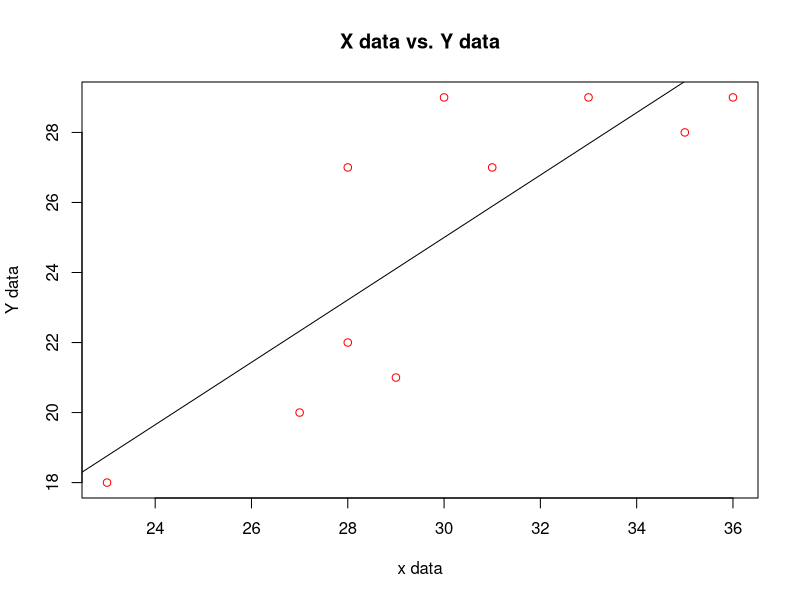
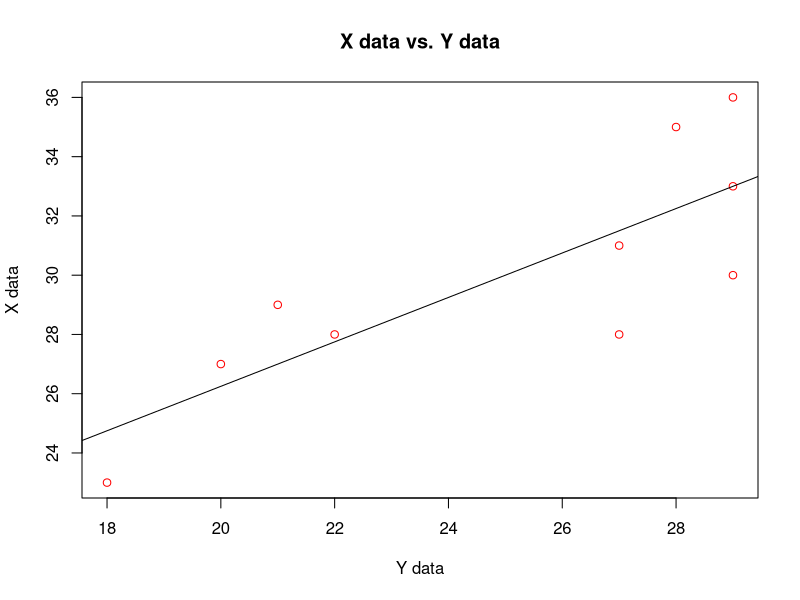

The R source for these figures, in order:
#correlation
x=c(5,10,15,20,25)
y=c(16,19,23,26,30)
cor(x,y) #or cor(x,y,method="pearson")
cor(x,y,method="pearson")

#Spearman's correlation
x=c(78,36,98,25,75,82,90,62,65,39)
y=c(84,51,91,60,68,62,86,58,63,47)
cor(x,y,method="spearman")

#Multiple and partial correlation 

X=c(23,27,28,28,29,30,31,33,35,36)
Y=c(18,20,22,27,21,29,27,29,28,29)
Z=c(10,22,32,30, 5,36,16,19,25,30)

r_XY=cor(X,Y)
r_XY
r_YZ=cor(Y,Z)
r_YZ
r_XZ=cor(X,Z)
r_XZ

#Multiple Correlation X on Y and Z

R_X_YZ=sqrt((r_XY^2 + r_XZ^2 - 2*r_XY*r_YZ*r_XZ)/(1-r_YZ^2))
R_X_YZ
R_Y_XZ=sqrt((r_XY^2 + r_YZ^2 - 2*r_XY*r_YZ*r_XZ)/(1-r_XZ^2))
R_Y_XZ
R_Z_XY=sqrt((r_XZ^2 + r_YZ^2 - 2*r_XY*r_YZ*r_XZ)/(1-r_XY^2))
R_Z_XY

#Partial Correlation Coefficient

r_XY_Z=(r_XY-(r_XZ*r_YZ))/sqrt((1-r_XZ^2)*(1-r_YZ^2))
r_XY_Z
r_XZ_Y=(r_XZ-(r_XY*r_YZ))/sqrt((1-r_XY^2)*(1-r_YZ^2))
r_XZ_Y
r_YZ_X=(r_YZ-(r_XY*r_XZ))/sqrt((1-r_XY^2)*(1-r_XZ^2))
r_YZ_X

#Regression Analysis
X=c(23,27,28,28,29,30,31,33,35,36)
Y=c(18,20,22,27,21,29,27,29,28,29)
cor(X,Y)

#Regression equation Y on X
X=c(23,27,28,28,29,30,31,33,35,36)
Y=c(18,20,22,27,21,29,27,29,28,29)
Regr=lm(Y~X) # lm means linear model
Regr

plot(X,Y,main="X data vs. Y data",xlab="x data",ylab="Y data",col="red")
abline(lm(Y~X))

#Regression equation X on Y
Regr=lm(X~Y) # lm means linear model
Regr

plot(Y,X,main="X data vs. Y data",xlab="Y data",ylab="X data",col="red")
abline(lm(X~Y))









